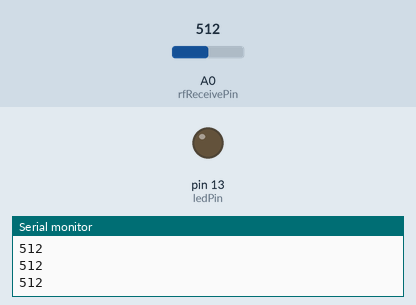
Simulated run of this sketch. Board: Arduino Uno, built with avr-gcc and run on an emulated ATmega328P. Shown: output pins drawn as LEDs (lit = HIGH), the last lines printed to the serial monitor. Inputs (shaded band) come from the test bench; at power-on: A0 (rfReceivePin) = 512.

Above: at 1.2 s.
1.3 s: A0 (rfReceivePin) set to 54
2.8 s: A0 (rfReceivePin) set to 45
At 3.8 s:
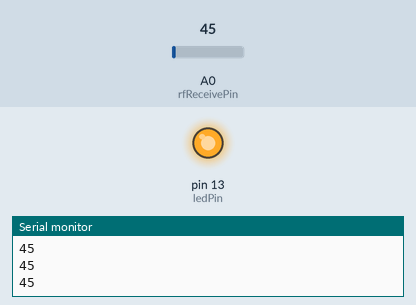
4.3 s: A0 (rfReceivePin) set to 122
At 5.1 s:
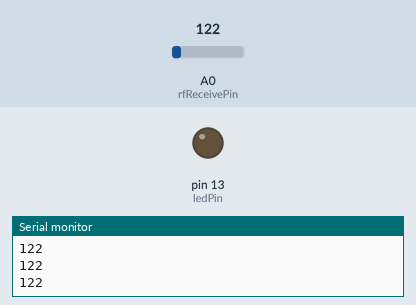
5.8 s: A0 (rfReceivePin) set to 0
At 6.3 s:
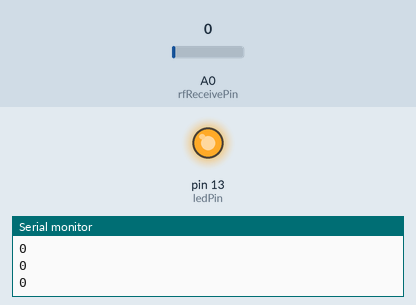
Timing chart, 0 to 8.3 s (numbered marks = the images above; inputs shaded):
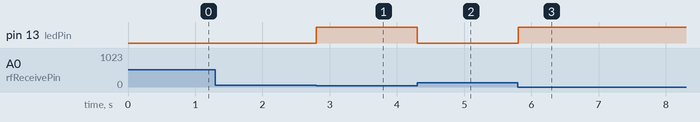

Measured:
- the behaviour switches between 50 and 49 on A0 (rfReceivePin) (found by bisection; images 0 and 1)
- after the input at 2.8 s, pin 13 (ledPin): LOW → HIGH at once
- after the input at 4.3 s, pin 13 (ledPin): HIGH → LOW at once
- after the input at 5.8 s, pin 13 (ledPin): LOW → HIGH at once

The sketch:

Reciever.ino
```cpp
#define rfReceivePin A0
#define ledPin 13

unsigned int data = 0;
const unsigned int upper = 70;
const unsigned int lower = 50;

void setup() {
  pinMode(ledPin, OUTPUT);
  Serial.begin(9600);

}

void loop() {
  data=analogRead(rfReceivePin);

    if(data>upper){
     digitalWrite(ledPin, LOW);
     Serial.println(data);
    }

    if(data<lower){
     digitalWrite(ledPin, HIGH);
     Serial.println(data);
   }
}
```
